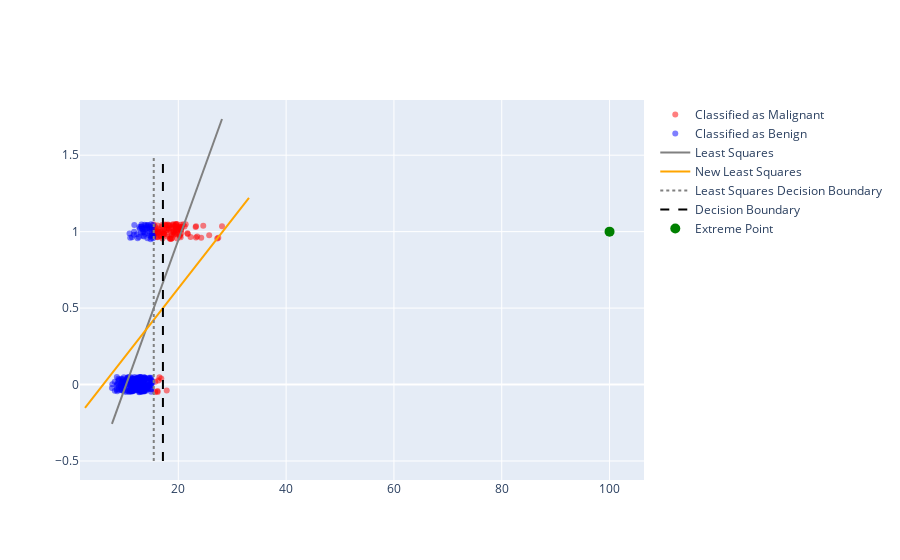

The cell this chart's notebook holds for it:
### Code cell
X_plt = np.linspace(np.min(X)-5, np.max(X)+5, 100)

extreme_point = go.Scatter(
    name="Extreme Point", x=[100], y=[1], mode="markers", 
    marker=dict(color="green", size=10))
model_line.line.color = "gray"
model_line_ex = go.Scatter(name="New Least Squares",
    x=X_plt, y=least_squares_model_ex.predict(np.array([X_plt]).T), 
    mode="lines", line=dict(color="orange"))

dec_line.line.color = "gray"

dec_boundary_ex = (0.5 - least_squares_model_ex.intercept_)/least_squares_model_ex.coef_[0]
dec_line_ex = go.Scatter(
    name="Decision Boundary", 
    x = [dec_boundary_ex, dec_boundary_ex], y=[-0.5,1.5], mode="lines",
    line=dict(color="black", dash="dash"))



py.iplot([mal_points, ben_points,model_line, model_line_ex, dec_line, dec_line_ex, extreme_point])
